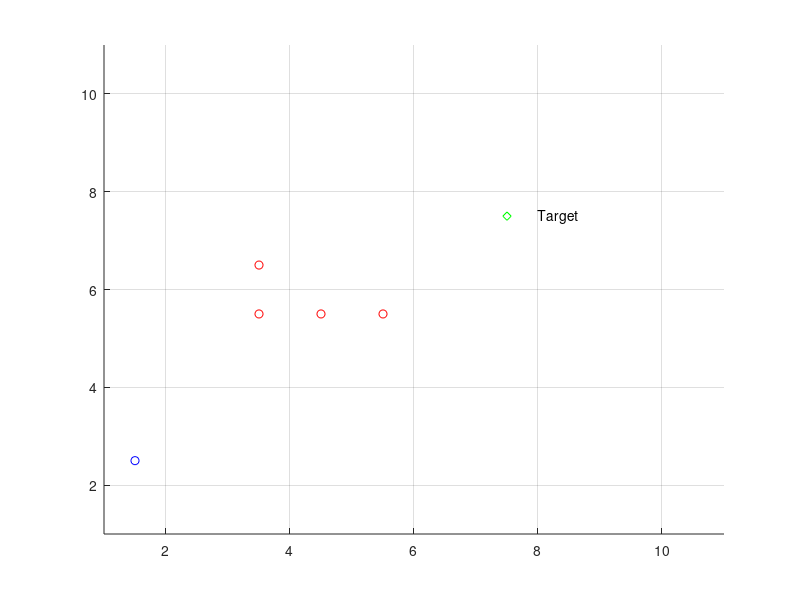

MATLAB code for this plot: (Note: this script raises an error after producing the figure.)
%%%%%%%%%%%%%%%%%%%%%%%%%%%%%%%%%%%%%%%%%%%%%%%%%%%%%
% A* ALGORITHM Demo
% Interactive A* search demo
% 04-26-2005
%   Copyright 2009-2010 The MathWorks, Inc.
%%%%%%%%%%%%%%%%%%%%%%%%%%%%%%%%%%%%%%%%%%%%%%%%%%%%%

%function Wp = Robot_PC_Astar_robot(gs, Gobs, )

gs = [10 10];
Gobs = zeros(gs(1),gs(2));
MAX_VAL=10;
shape = 2;

Gobs(3,5) = 1;
Gobs(4,5) = 1;
Gobs(5,5) = 1;
Gobs(3,6) = 1;

scg = [1 2]; % start center grid
gcg = [7 7]; % goal center grid
rcg = scg;
MAP=2*(ones(gs(1),gs(2)));

% Obtain Obstacle, Target and Robot Position
% Initialize the MAP with input values
% Obstacle=-1,Target = 0,Robot=1,Space=2
j=0;
x_val = 1;
y_val = 1;
axis([1 gs(1)+1 1 gs(2)+1])
grid on;
hold on;
n=0;%Number of Obstacles

MAP(gcg(1),gcg(2))=0;%Initialize MAP with location of the target
plot(gcg(1)+.5,gcg(2)+.5,'gd');
text(gcg(1)+1,gcg(2)+.5,'Target')

for idxx = 1:gs(1)
    for idxy = 1:gs(2)
        if Gobs(idxx, idxy) == 1
            MAP(idxx,idxy) = -1;
            plot(idxx+0.5, idxy+0.5, 'ro');
        end
    end
end
 

MAP(scg(1),scg(2))=1;
plot(scg(1)+0.5,scg(2)+0.5,'bo');
%End of obstacle-Target pickup

%%%%%%%%%%%%%%%%%%%%%%%%%%%%%%%%%%%%%%%%%%%%%%%%%%%%%%%%%%%%%%%%%%%%%%%%%%%%%%%%%%%%%%%%%%%%%%%
%LISTS USED FOR ALGORITHM
%%%%%%%%%%%%%%%%%%%%%%%%%%%%%%%%%%%%%%%%%%%%%%%%%%%%%%%%%%%%%%%%%%%%%%%%%%%%%%%%%%%%%%%%%%%%%%%
%OPEN LIST STRUCTURE
%--------------------------------------------------------------------------
%IS ON LIST 1/0 |X val |Y val |Parent X val |Parent Y val |h(n) |g(n)|f(n)|
%--------------------------------------------------------------------------
OPEN=[];
%CLOSED LIST STRUCTURE
%--------------
%X val | Y val |
%--------------
% CLOSED=zeros(MAX_VAL,2);
CLOSED=[];

%Put all obstacles on the Closed list
k=1;%Dummy counter
for i=1:gs(1)
    for j=1:gs(2)
        if(MAP(i,j) == -1)
            CLOSED(k,1)=i; 
            CLOSED(k,2)=j; 
            k=k+1;
        end
    end
end
CLOSED_COUNT=size(CLOSED,1);
%set the starting node as the first node
OPEN_COUNT=1;
path_cost=0;
goal_distance=distance(rcg(1),rcg(2),gcg(1),gcg(2));
OPEN(OPEN_COUNT,:)=insert_open(rcg(1),rcg(2),rcg(1),rcg(2),path_cost,goal_distance,goal_distance);
OPEN(OPEN_COUNT,1)=0;
CLOSED_COUNT=CLOSED_COUNT+1;
CLOSED(CLOSED_COUNT,1)=rcg(1);
CLOSED(CLOSED_COUNT,2)=rcg(2);
NoPath=1;

%for idxclo = 1:size(CLOSED,1)
%    Gobs(CLOSED(idxclo,1), CLOSED(idxclo,2)) = 1;
%end
    
%%%%%%%%%%%%%%%%%%%%%%%%%%%%%%%%%%%%%%%%%%%%%%%%%%%%%%%%%%%%%%%%%%%%%%%%%%%%%%%%%%%%%%%%%%%%%
% START ALGORITHM
%%%%%%%%%%%%%%%%%%%%%%%%%%%%%%%%%%%%%%%%%%%%%%%%%%%%%%%%%%%%%%%%%%%%%%%%%%%%%%%%%%%%%%%%%%%%%
while((rcg(1) ~= gcg(1) || rcg(2) ~= gcg(2)) && NoPath == 1)
%  plot(rcg(1)+.5,rcg(2)+.5,'go');
 exp_array=Robot_PC_expand_array(rcg,path_cost,gcg,CLOSED,gs,shape,Gobs);
 exp_count=size(exp_array,1);
 %UPDATE LIST OPEN WITH THE SUCCESSOR NODES
 %OPEN LIST FORMAT
 %--------------------------------------------------------------------------
 %IS ON LIST 1/0 |X val |Y val |Parent X val |Parent Y val |h(n) |g(n)|f(n)|
 %--------------------------------------------------------------------------
 %EXPANDED ARRAY FORMAT
 %--------------------------------
 %|X val |Y val ||h(n) |g(n)|f(n)|
 %--------------------------------
 for i=1:exp_count
    flag=0;
    for j=1:OPEN_COUNT
        if(exp_array(i,1) == OPEN(j,2) && exp_array(i,2) == OPEN(j,3) )
            OPEN(j,8)=min(OPEN(j,8),exp_array(i,5)); %#ok<*SAGROW>
            if OPEN(j,8)== exp_array(i,5)
                %UPDATE PARENTS,gn,hn
                OPEN(j,4)=rcg(1);
                OPEN(j,5)=rcg(2);
                OPEN(j,6)=exp_array(i,3);
                OPEN(j,7)=exp_array(i,4);
            end;%End of minimum fn check
            flag=1;
        end;%End of node check
%         if flag == 1
%             break;
    end;%End of j for
    if flag == 0
        OPEN_COUNT = OPEN_COUNT+1;
        OPEN(OPEN_COUNT,:)=insert_open(exp_array(i,1),exp_array(i,2),rcg(1),rcg(2),exp_array(i,3),exp_array(i,4),exp_array(i,5));
     end;%End of insert new element into the OPEN list
 end;%End of i for
 %%%%%%%%%%%%%%%%%%%%%%%%%%%%%%%%%%%%%%%%%%%%%%%%%%%
 %END OF WHILE LOOP
 %%%%%%%%%%%%%%%%%%%%%%%%%%%%%%%%%%%%%%%%%%%%%%%%%%%
 %Find out the node with the smallest fn 
  index_min_node = min_fn(OPEN,OPEN_COUNT,gcg(1),gcg(2));
  if (index_min_node ~= -1)    
   %Set rcg(1) and rcg(2) to the node with minimum fn
   rcg(1)=OPEN(index_min_node,2);
   rcg(2)=OPEN(index_min_node,3);
   path_cost=OPEN(index_min_node,6);%Update the cost of reaching the parent node
  %Move the Node to list CLOSED
  CLOSED_COUNT=CLOSED_COUNT+1;
  CLOSED(CLOSED_COUNT,1)=rcg(1);
  CLOSED(CLOSED_COUNT,2)=rcg(2);
  OPEN(index_min_node,1)=0;
  else
      %No path exists to the Target!!
      NoPath=0;%Exits the loop!
  end;%End of index_min_node check
end;%End of While Loop
%Once algorithm has run The optimal path is generated by starting of at the
%last node(if it is the target node) and then identifying its parent node
%until it reaches the start node.This is the optimal path

i=size(CLOSED,1);
Optimal_path=[];
rcg(1)=CLOSED(i,1);
rcg(2)=CLOSED(i,2);
i=1;
Optimal_path(i,1)=rcg(1);
Optimal_path(i,2)=rcg(2);
i=i+1;

if ( (rcg(1) == gcg(1)) && (rcg(2) == gcg(2)))
    inode=0;
   %Traverse OPEN and determine the parent nodes
   parent_x=OPEN(node_index(OPEN,rcg(1),rcg(2)),4);%node_index returns the index of the node
   parent_y=OPEN(node_index(OPEN,rcg(1),rcg(2)),5);
   
   while( parent_x ~= scg(1) || parent_y ~= scg(2))
           Optimal_path(i,1) = parent_x;
           Optimal_path(i,2) = parent_y;
           %Get the grandparents:-)
           inode=node_index(OPEN,parent_x,parent_y);
           parent_x=OPEN(inode,4);%node_index returns the index of the node
           parent_y=OPEN(inode,5);
           i=i+1;
    end;
 j=size(Optimal_path,1);
 %Plot the Optimal Path!
 p=plot(Optimal_path(j,1)+.5,Optimal_path(j,2)+.5,'bo');
 j=j-1;
 for i=j:-1:1
  pause(.25);
  set(p,'XData',Optimal_path(i,1)+.5,'YData',Optimal_path(i,2)+.5);
 drawnow ;
 end;
 plot(Optimal_path(:,1)+.5,Optimal_path(:,2)+.5);
else
 pause(1);
 h=msgbox('Sorry, No path exists to the Target!','warn');
 uiwait(h,5);
end

    
